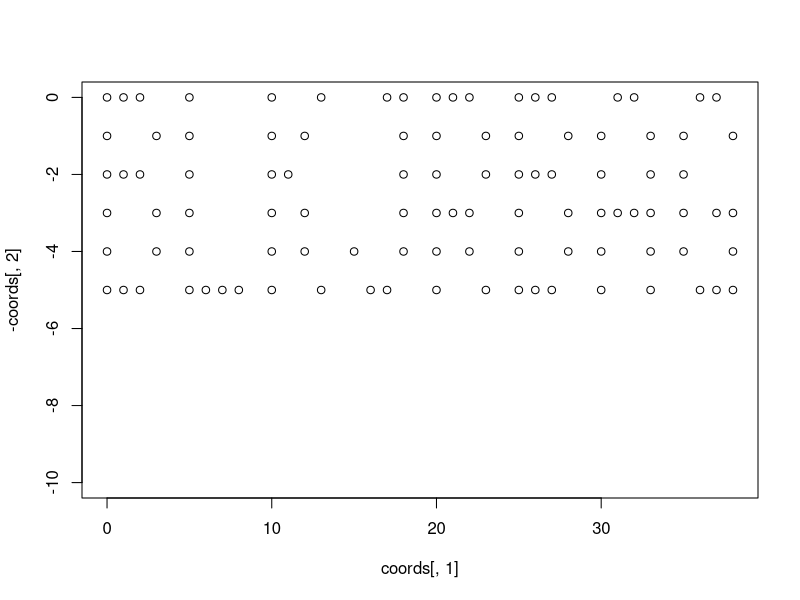

Generate this figure with R:
library("stringr")
input <- read.csv("./day13/input.txt", header = T, sep=",")
coord_rows <- which(!is.na(input[,2]))
inst_rows <- which(is.na(input[,2]))

map <- function(arr, f) {
  ans <- list()
  for(i in arr) {
    ans <- append(ans, list(f(i)))
  }
  return(ans)
}

coords_str <- input[min(coord_rows):max(coord_rows),]
coords <- matrix(0, length(coords_str[,1]), 2)
for(i in 1:length(coords_str[,1])) {
  coords[i,1] <- strtoi(coords_str[i,1])
  coords[i,2] <- strtoi(coords_str[i,2])
}
coords
  
instrs <- map(input[min(inst_rows):max(inst_rows),1], function(inst) {
  split <- str_split(inst, "=")
  ans <- c("y", split[[1]][2])
  if(str_count(inst, "x")) {
    ans[1] <- "x"
  }
  return(ans)
})

foldX <- function(x, coord) {
  if(coord[1] > x) {
    coord[1] <- 2*x - coord[1]
  }
  return(coord)
}

foldY <- function(y, coord) {
  if(coord[2] > y) {
    coord[2] <- 2*y - coord[2]
  }
  return(coord)
}

for(inst in instrs) {
  line <- strtoi(inst[2])
  if(inst[1] == "x") {
    for(k in 1:length(coords[,1])) {
      coords[k,] <- foldX(line, coords[k,])
    }
  } else {
    for(k in 1:length(coords[,1])) {
      coords[k,] <- foldY(line, coords[k,])
    }
  }
}

coords <- unique(coords)
plot(coords[,1], -coords[,2], ylim = c(-10, 0))